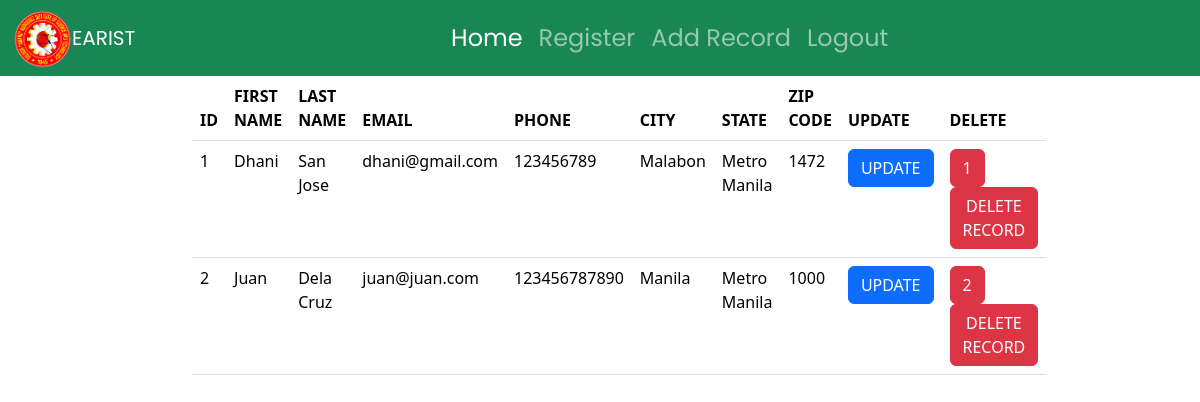
The app's page / (signed in), older data.
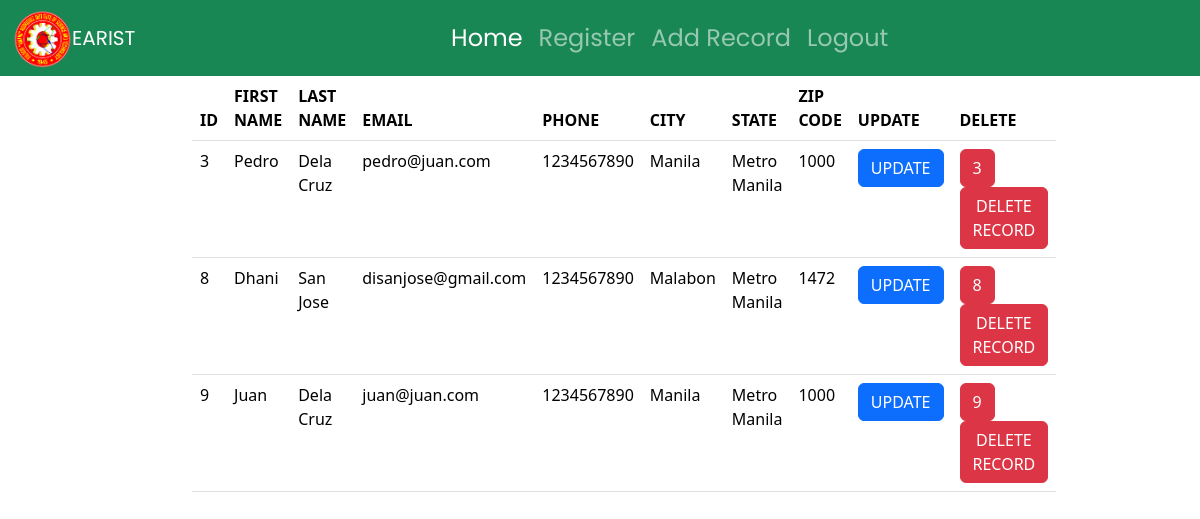
The same page, newer data.
### dcrm/models.py (models this page shows, shortened)
class Record(models.Model):
    created_at = models.DateTimeField(auto_now_add=True)
    first_name = models.CharField(max_length=50)
    last_name =  models.CharField(max_length=50)
    email =  models.CharField(max_length=100)
    phone = models.CharField(max_length=15)
    address =  models.CharField(max_length=100)
    city =  models.CharField(max_length=50)
    state =  models.CharField(max_length=50)
    zipcode =  models.CharField(max_length=20)

### dcrm/views.py (the view)
# urls.py: path('', views.home, name='home'),
def home(request):
    records = Record.objects.all()
    if request.method == 'POST':
        username = request.POST['username']
        password = request.POST['password']
        user = authenticate(request, username=username, password=password)
        if user is not None:
            login(request, user)
            messages.success(request, "You Have Been Logged In!")
            return redirect('home')
        else:
             messages.success(request, "There was an Error Logging In, Please Try Again")
             return redirect('home')
    else:
        return render(request, 'home.html', {'records':records})

### dcrm/templates/home.html (shortened to what this page needs)
{% extends 'base.html' %}
{% block content %}
<div class="container">
    {% if user.is_authenticated %}
    <table class="table">
        <thead>
            <tr>
            <th>ID</th>
            <th>FIRST NAME</th>
            <th>LAST NAME</th>
            <th>EMAIL</th>
            <th>PHONE</th>
            <th>CITY</th>
            <th>STATE</th>
            <th>ZIP CODE</th>
            <th>UPDATE</th>
            <th>DELETE</th>
        </tr>
        </thead>
        <tbody>
        {% if records %}
                {% for record in records %}
                    <tr>
                        <td>{{ record.id }} </td>
                        <td>{{ record.first_name }} </td>
                        <td>{{ record.last_name }}</td>
                        <td>{{ record.email }}</td>
                        <td>{{ record.phone }}</td>
                        <td>{{ record.city }}</td>
                        <td>{{ record.state }}</td>
                        <td>{{ record.zipcode }}</td>
                        <td><a href="{% url 'update_records' record.id  %}">
                            <button class="btn btn-primary">UPDATE</button>
                            </a>
                        </td>
                        <td>
                            <a href="{% url 'delete_record' record.id %}">
                                <button class="btn btn-danger">{{ record.id }}</button>
                                </a>
  <button type="button" class="btn btn-danger" data-bs-toggle="modal" data-bs-target="#exampleModal">
    DELETE RECORD
</button>
                        </td>
                    </tr>
                {% endfor %}
            {% endif %}
        </tbody>
    </table>
{% endif %}
{% endblock %}

### dcrm/templates/base.html (shortened to what this page needs)
<!doctype html>
<html lang="en">
  <head>
    <link href="https://cdn.jsdelivr.net/npm/bootstrap@5.3.3/dist/css/bootstrap.min.css" rel="stylesheet">
  </head>
  {% include 'navbar.html' %}
  <body>
        {% block content %}
        {% endblock %}
  </body>
</html>

### dcrm/templates/navbar.html (shortened to what this page needs)
{% load static %}
<nav class="navbar navbar-expand-lg navbar-dark bg-success">
    <div class="container-fluid">
        <img src="{% static '/img/earist-logo.png' %}" alt="" width="60" height="60">
      <a class="navbar-brand" href="#">EARIST</a>
      <div class="collapse navbar-collapse justify-content-center" id="navbarNav">
        <ul class="navbar-nav">
          <li class="nav-item">
            <a class="nav-link active" aria-current="page" href="{% url 'home' %}">Home</a>
          </li>
          <li class="nav-item">
            <a class="nav-link" href="{% url 'registration' %}">Register</a>
          </li>
          <li class="nav-item">
            <a class="nav-link" href="{% url 'add_records' %}">Add Record</a>
          </li>
          <li class="nav-item">
            <a class="nav-link" href="{% url 'logout' %}">Logout</a>
          </li>
        </ul>
      </div>
    </div>
  </nav>

### dcrm/templates/navbar.html (style rules this page uses)
.navbar { font-family: 'Poppins', sans-serif; }
.navbar-nav .nav-link { font-size: 24px; }

### dcrm/templates/home.html (style rules this page uses)
.container { max-width: 70%; }

Row changes from the older to the newer data that the page shows:
removed Record: id "1", first_name "Dhani", last_name "San Jose", email "dhani@gmail.com", phone "123456789", city "Malabon", state "Metro Manila", zipcode "1472"
removed Record: id "2", first_name "Juan", last_name "Dela Cruz", email "juan@juan.com", phone "123456787890", city "Manila", state "Metro Manila", zipcode "1000"
added Record: id "3", first_name "Pedro", last_name "Dela Cruz", email "pedro@juan.com", phone "1234567890", city "Manila", state "Metro Manila", zipcode "1000"
added Record: id "8", first_name "Dhani", last_name "San Jose", email "disanjose@gmail.com", phone "1234567890", city "Malabon", state "Metro Manila", zipcode "1472"
added Record: id "9", first_name "Juan", last_name "Dela Cruz", email "juan@juan.com", phone "1234567890", city "Manila", state "Metro Manila", zipcode "1000"
